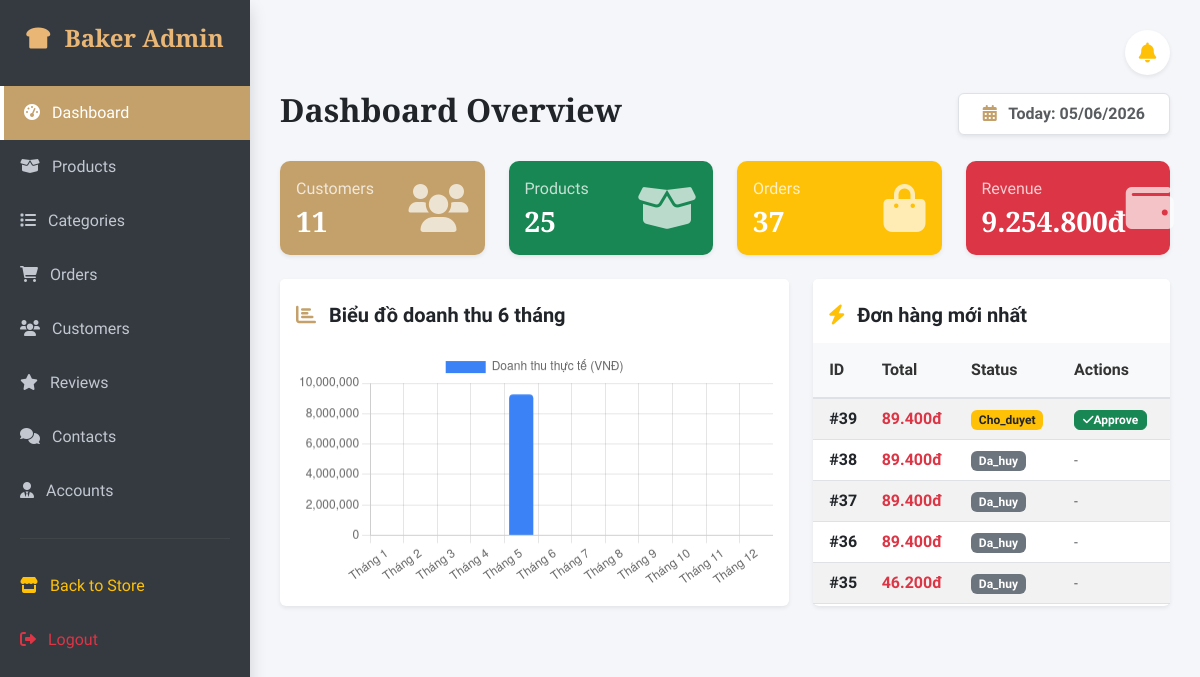
Page /admin/index.php (signed in) on the earlier database version.
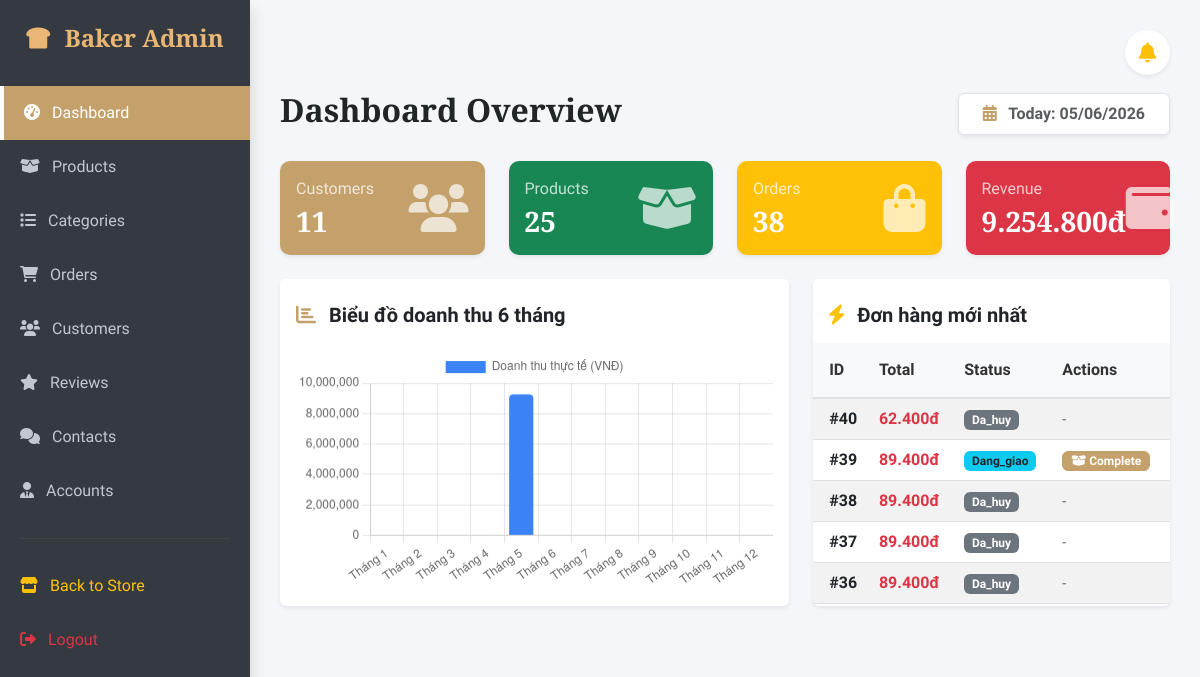
Same page on the later database version.
### tables this page shows
CREATE TABLE `orders` (
  `order_id` int(11) NOT NULL,
  `customer_id` int(11) DEFAULT NULL,
  `order_date` datetime DEFAULT current_timestamp(),
  `subtotal` decimal(10,2) UNSIGNED NOT NULL,
  `shipping_fee` decimal(10,2) UNSIGNED DEFAULT 0.00,
  `total_amount` decimal(10,2) UNSIGNED NOT NULL,
  `payment_method` varchar(50) DEFAULT 'COD',
  `status` enum('Cho_duyet','Dang_giao','Hoan_tat','Da_huy') DEFAULT 'Cho_duyet'
);

### app/controllers/AdminDashboardController.php (called while the page is built, shortened)
<?php
require_once '../app/models/AdminDashboardModel.php';
class AdminDashboardController {
    private $model;
    public function __construct($db) {
        $this->model = new AdminDashboardModel($db);
    }
    public function index() {
        $stats = $this->model->getStats();
        $recent_orders = $this->model->getRecentOrders(5);
        $monthly_revenue = $this->model->getMonthlyRevenue();
        require_once 'views/dashboard.php';
    }
}
?>

### app/models/AdminDashboardModel.php (called while the page is built)
<?php
class AdminDashboardModel {
    private $db;
    public function __construct($db) { $this->db = $db; }
    public function getStats() {
        $stats = [];
        $stats['customers'] = mysqli_fetch_assoc(mysqli_query($this->db, "SELECT COUNT(*) as count FROM customers"))['count'] ?? 0;
        $stats['products'] = mysqli_fetch_assoc(mysqli_query($this->db, "SELECT COUNT(*) as count FROM products"))['count'] ?? 0;
        $stats['orders'] = mysqli_fetch_assoc(mysqli_query($this->db, "SELECT COUNT(*) as count FROM orders"))['count'] ?? 0;
        $rev_query = mysqli_query($this->db, "SELECT SUM(total_amount) as total FROM orders WHERE status IN ('Completed', 'Đã giao', 'Hoàn thành', 'Hoan_tat')");
        $stats['revenue'] = mysqli_fetch_assoc($rev_query)['total'] ?? 0;
        return $stats;
    }
    public function getRecentOrders($limit = 5) {
        return mysqli_query($this->db, "SELECT * FROM orders ORDER BY order_id DESC LIMIT $limit");
    }
    public function getMonthlyRevenue() {
        $year = date('Y');
        $query = "SELECT MONTH(order_date) as month, SUM(total_amount) as revenue
                  FROM orders
                  WHERE status IN ('Hoan_tat', 'Completed', 'Đã giao', 'Hoàn thành')
                  AND YEAR(order_date) = '$year'
                  GROUP BY MONTH(order_date)";
        $result = mysqli_query($this->db, $query);
        $monthly_data = array_fill(1, 12, 0);
        if ($result && mysqli_num_rows($result) > 0) {
            while ($row = mysqli_fetch_assoc($result)) {
                $monthly_data[(int)$row['month']] = (int)$row['revenue'];
            }
        }
        return $monthly_data;
    }
}
?>

### admin/views/dashboard.php (the view)
<div class="d-flex justify-content-between align-items-center mb-4">
    <h2 class="fw-bold" style="color: #2c3e50;">Dashboard Overview <span class="badge bg-danger fs-6 ms-2"></span></h2>
    <div class="text-muted bg-white px-4 py-2 rounded shadow-sm border fw-bold">
        <i class="fas fa-calendar-alt me-2 text-primary"></i> Today: <?php echo date('d/m/Y'); ?>
    </div>
</div>
<div class="row g-4 mb-4">
    <div class="col-md-3">
        <a href="index.php?page=customers" class="text-decoration-none">
            <div class="card card-stat bg-primary text-white p-3 shadow-sm">
                <div class="d-flex justify-content-between align-items-center">
                    <div><p class="mb-1 opacity-75 text-white">Customers</p><h3 class="mb-0 fw-bold text-white"><?php echo $stats['customers']; ?></h3></div>
                    <i class="fas fa-users icon-large text-white"></i>
                </div>
            </div>
        </a>
    </div>
    <div class="col-md-3">
        <a href="index.php?page=products" class="text-decoration-none">
            <div class="card card-stat bg-success text-white p-3 shadow-sm">
                <div class="d-flex justify-content-between align-items-center">
                    <div><p class="mb-1 opacity-75 text-white">Products</p><h3 class="mb-0 fw-bold text-white"><?php echo $stats['products']; ?></h3></div>
                    <i class="fas fa-box-open icon-large text-white"></i>
                </div>
            </div>
        </a>
    </div>
    <div class="col-md-3">
        <a href="index.php?page=orders" class="text-decoration-none">
            <div class="card card-stat bg-warning text-dark p-3 shadow-sm">
                <div class="d-flex justify-content-between align-items-center">
                    <div><p class="mb-1 opacity-75 text-dark">Orders</p><h3 class="mb-0 fw-bold text-dark"><?php echo $stats['orders']; ?></h3></div>
                    <i class="fas fa-shopping-bag icon-large text-dark"></i>
                </div>
            </div>
        </a>
    </div>
    <div class="col-md-3">
        <a href="index.php?page=orders" class="text-decoration-none">
            <div class="card card-stat bg-danger text-white p-3 shadow-sm">
                <div class="d-flex justify-content-between align-items-center">
                    <div><p class="mb-1 opacity-75 text-white">Revenue</p><h3 class="mb-0 fw-bold text-white"><?php echo number_format((float)$stats['revenue'], 0, ',', '.'); ?>đ</h3></div>
                    <i class="fas fa-wallet icon-large text-white"></i>
                </div>
            </div>
        </a>
    </div>
</div>
<div class="row g-4">
    <div class="col-md-7">
        <div class="card shadow-sm border-0 h-100">
            <div class="card-header bg-white border-0 pt-4 pb-0"><h5 class="fw-bold"><i class="fas fa-chart-bar me-2 text-primary"></i> Biểu đồ doanh thu 6 tháng</h5></div>
            <div class="card-body"><canvas id="revenueChart"></canvas></div>
        </div>
    </div>
    <div class="col-md-5">
        <div class="card shadow-sm border-0 h-100">
            <div class="card-header bg-white border-0 pt-4 pb-3"><h5 class="fw-bold mb-0"><i class="fas fa-bolt me-2 text-warning"></i> Đơn hàng mới nhất</h5></div>
            <div class="card-body p-0">
                <div class="table-responsive">
                    <table class="table table-striped align-middle mb-0">
                       <thead class="table-light"><tr><th class="ps-3">ID</th><th>Total</th><th>Status</th><th>Actions</th></tr></thead>
                        <tbody>
                            <?php
                            if ($recent_orders && mysqli_num_rows($recent_orders) > 0) {
                                while ($r = mysqli_fetch_assoc($recent_orders)) {
                                    $id = $r['order_id'];
                                    $tien = $r['total_amount'] ?? 0;
                                    $stt = $r['status'] ?? 'Pending';
                                    $stt_lower = strtolower($stt);
                                    if ($stt_lower == 'hoan_tat') { $badge = 'bg-success'; }
                                    elseif ($stt_lower == 'da_thanh_toan') { $badge = 'bg-primary'; }
                                    elseif ($stt_lower == 'dang_giao') { $badge = 'bg-info text-dark'; }
                                    elseif ($stt_lower == 'cho_duyet') { $badge = 'bg-warning text-dark'; }
                                    else { $badge = 'bg-secondary'; }
                                    echo "<tr>
                                            <td class='ps-3 fw-bold'>#$id</td>
                                            <td class='text-danger fw-bold'>" . number_format((float)$tien, 0, ',', '.') . "đ</td>
                                            <td><span class='badge $badge'>$stt</span></td>
                                            <td>";
                                    if ($stt_lower == 'cho_duyet') {
                                        echo "<a href='index.php?page=orders&action=approve&id={$id}' class='btn btn-xs btn-success py-0 px-2' style='font-size: 0.75rem; font-weight: bold;'><i class='fas fa-check'></i>Approve</a>";
                                    } elseif ($stt_lower == 'dang_giao') {
                                        echo "<a href='index.php?page=orders&action=complete&id={$id}' class='btn btn-xs btn-primary py-0 px-2' style='font-size: 0.75rem; font-weight: bold;'><i class='fas fa-box-open'></i> Complete</a>";
                                    } else {
                                        echo "<span class='text-muted small'>-</span>";
                                    }
                                    echo "</td></tr>";
                                }
                            } else { echo "<tr><td colspan='4' class='text-center py-3 text-muted'>Chưa có đơn hàng.</td></tr>"; }
                            ?>
                        </tbody>
                    </table>
                </div>
            </div>
        </div>
    </div>
</div>
<?php
$chart_labels = [];
$chart_data = [];
for ($i = 1; $i <= 12; $i++) {
    $chart_labels[] = "Tháng $i";
    $chart_data[] = $monthly_revenue[$i];
}
?>
<script>
    // Ép kiểu mảng PHP sang JSON để Javascript hiểu được
    var labels = <?php echo json_encode($chart_labels); ?>;
    var data = <?php echo json_encode($chart_data); ?>;
    new Chart(document.getElementById('revenueChart').getContext('2d'), {
        type: 'bar',
        data: {
            labels: labels,
            datasets: [{
                label: 'Doanh thu thực tế (VNĐ)',
                data: data,
                backgroundColor: '#3b82f6',
                borderRadius: 4
            }]
        },
        options: {
            scales: {
                y: { beginAtZero: true }
            }
        }
    });
</script>

Differences in the rows shown:
no longer on this page (row unchanged): orders: order_id "35", total_amount "46.200", status "Da_huy"
added orders: order_id "40", total_amount "62.400", status "Da_huy"
changed orders id 39: status "Cho_duyet" → "Dang_giao"; status "Approve" → "Complete"
Other differences:
$stats['orders']: "37" → "38"
